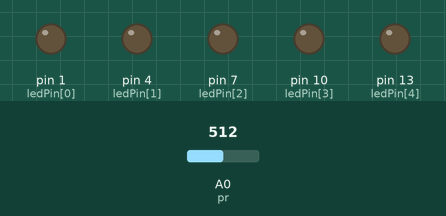
This sketch was run on a simulated Arduino Uno, built with avr-gcc and run on an emulated ATmega328P. Shown: output pins drawn as LEDs (lit = HIGH). Inputs (shaded band) come from the test bench; at power-on: A0 (pr) = 512.

Above: at 5.0 s.
At 12.0 s:
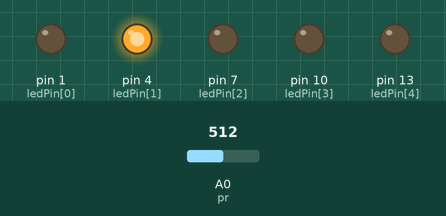
Timing chart, 0 to 15.6 s (numbered marks = the images above):
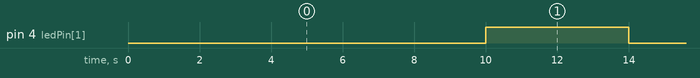

Measured:
- by itself, pin 4 (ledPin[1]): alternates HIGH for 4.0 s and LOW for 8.0 s

The sketch:

IR_LED_photodiode_code.ino
```cpp
int ledPin[5] ={1,4,7,10,13};                   //initialising 5 LED's with pins
 int pr=0;                                       //initialising Photoresistor to pin 0
 void setup()
 {
   for(int i=0;i<5;i++)                         //setting pin mode to 5 LED's
   {
    pinMode(ledPin[i], OUTPUT);
   }
 }
 void loop()
 {
   int pr_input=0;                             //initial value of Photoresistor is set to 0
   pr_input = analogRead(pr);                  //reading value from analog inut pin A0

   for(int j=0;j<5;j++)                        //setting all LED's to OFF state
   {
     digitalWrite(ledPin[j],LOW);
     delay(2000);                              //wait for 2 seconds
   }

   if(pr_input<=32)
   {
    for(int j=0;j<5;j++)                       //Setting 5 LED's to ON state
    {
     digitalWrite(ledPin[j],HIGH);
     delay(2000);                              //wait for 2 seconds

    }
   }
   else if(pr_input>32 && pr_input<=76)
   {
    for(int j=0;j<4;j++)                       //Setting 4 LED's to ON state
    {
     digitalWrite(ledPin[j],HIGH);
     delay(2000);                              //wait for 2 seconds
    }
   }
   else if(pr_input>76 && pr_input<=184)
   {
    for(int j=0;j<3;j++)                       //Setting 3 LED's to ON state
    {
     digitalWrite(ledPin[j],HIGH);
     delay(2000);                              //wait for 2 seconds
    }
   }
   else if(pr_input>184 && pr_input<=235)
   {
    for(int j=0;j<2;j++)                       //Setting 2 LED's to ON state
    {
     digitalWrite(ledPin[j],HIGH);
     delay(2000);                              //wait for 2 seconds
    }
   }
   else if(pr_input>235 && pr_input<=655)
   {
     digitalWrite(ledPin[1],HIGH);            //Setting 1 LED to ON state
     delay(2000);                             //wait for 2 seconds
   }

 }
```
